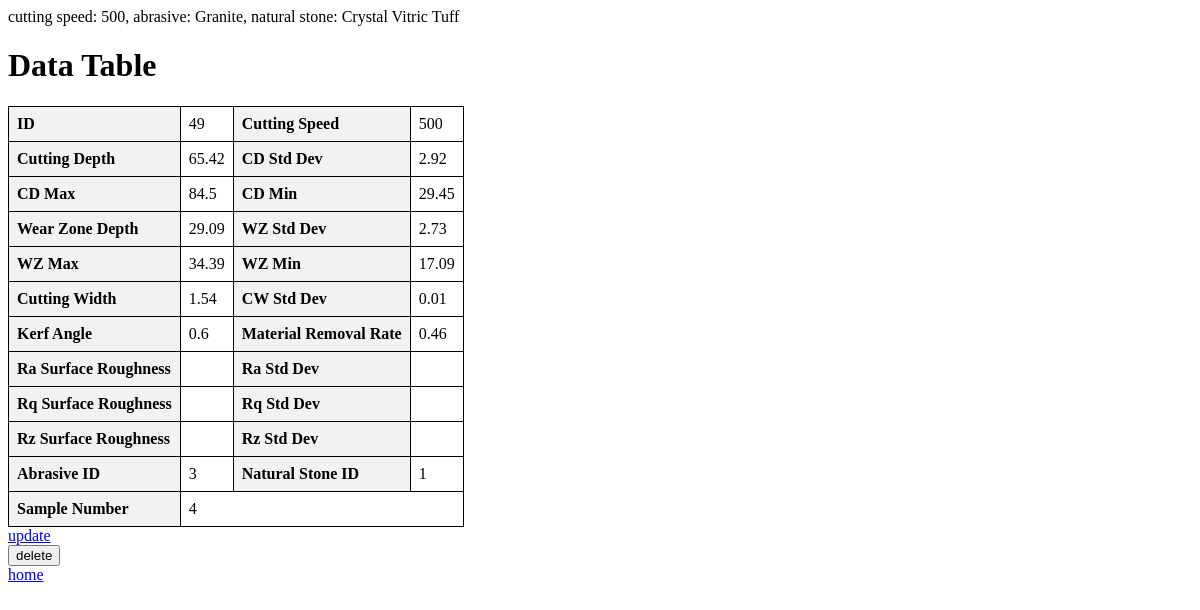
The page /cut/cutting-data/49/ on the database its author committed.
### cutting_performance/models.py (models this page shows)
class CuttingData(models.Model):
    sample_number = models.IntegerField(null=True, blank=True)
    cutting_speed = models.IntegerField(null=True, blank=True)
    natural_stone = models.ForeignKey(NaturalStone, on_delete=models.CASCADE)
    abrasive = models.ForeignKey(Abrasive, on_delete=models.CASCADE)
    cutting_depth = models.FloatField(null=True, blank=True)
    cd_stddev = models.FloatField(null=True, blank=True)
    cd_max = models.FloatField(null=True, blank=True)
    cd_min = models.FloatField(null=True, blank=True)
    wear_zone_depth = models.FloatField(null=True, blank=True)
    wz_stddev = models.FloatField(null=True, blank=True)
    wz_max = models.FloatField(null=True, blank=True)
    wz_min = models.FloatField(null=True, blank=True)
    cutting_width = models.FloatField(null=True, blank=True)
    cw_stddev = models.FloatField(null=True, blank=True)
    kerf_angle = models.FloatField(null=True, blank=True)
    material_removal_rate = models.FloatField(null=True, blank=True)
    Ra_surface_roughness = models.FloatField(null=True, blank=True)
    Ra_stddev = models.FloatField(null=True, blank=True)
    Rq_surface_roughness = models.FloatField(null=True, blank=True)
    Rq_stddev = models.FloatField(null=True, blank=True)
    Rz_surface_roughness = models.FloatField(null=True, blank=True)
    Rz_stddev = models.FloatField(null=True, blank=True)
    def __str__(self):
        return f"cutting speed: {self.cutting_speed}, abrasive: {self.abrasive}, natural stone: {self.natural_stone}"

class Abrasive(models.Model):
    abrasive = models.CharField(max_length=32)
    density = models.FloatField(null=True, blank=True)
    hardness_mohs = models.FloatField(null=True, blank=True)
    def __str__(self):
        return self.abrasive

class NaturalStone(models.Model):
    stone = models.CharField(max_length=32)
    water_absorbance = models.FloatField(null=True, blank=True)
    effective_water_absorbance = models.FloatField(null=True, blank=True)
    natural_water_content = models.FloatField(null=True, blank=True)
    degree_of_saturation = models.FloatField(null=True, blank=True)
    dry_density = models.FloatField(null=True, blank=True)
    saturated_density = models.FloatField(null=True, blank=True)
    natural_density = models.FloatField(null=True, blank=True)
    mineral_grain_density = models.FloatField(null=True, blank=True)
    effective_porosity = models.FloatField(null=True, blank=True)
    total_porosity = models.FloatField(null=True, blank=True)
    void_ratio = models.FloatField(null=True, blank=True)
    ucs = models.FloatField(null=True, blank=True)
    its = models.FloatField(null=True, blank=True)
    plt = models.FloatField(null=True, blank=True)
    bohme = models.FloatField(null=True, blank=True)
    schmidt = models.FloatField(null=True, blank=True)
    ultrasonic_wave = models.FloatField(null=True, blank=True)
    def __str__(self):
        return self.stone

### cutting_performance/views.py (the view)
# urls.py: path("cutting-data/<int:pk>/", CuttingDataDetail.as_view(), name="cutting-data-detail"),
class CuttingDataDetail(DetailView):
    model = CuttingData
    template_name = "cutting_performance/detail.html"
    def get_context_data(self, **kwargs):
        context = super().get_context_data(**kwargs)
        context['type'] = 'cutting-data'
        return context

### templates/cutting_performance/detail.html (shortened to what this page needs)
<!DOCTYPE html>
<html>
<head>
</head>
<body>
{{ object }}
<br>
{% if type == 'stone' %}
<a href='{% url "cut:stone-update" object.pk %}'>update</a>
<form action='{% url "cut:stone-delete" object.pk %}' method="post">
    {% csrf_token %}
    <button type="submit">delete</button>
</form>
{% elif type == 'abrasive' %}
<a href='{% url "cut:abrasive-update" object.pk %}'>update</a>
<form action='{% url "cut:abrasive-delete" object.pk %}' method="post">
    {% csrf_token %}
    <button type="submit">delete</button>
</form>
{% elif type == 'cutting-data' %}
<h1>Data Table</h1>
<table>
    <tbody>
        <tr>
            <th>ID</th>
            <td>{{ object.id }}</td>
            <th>Cutting Speed</th>
            <td>{{ object.cutting_speed }}</td>
        </tr>
        <tr>
            <th>Cutting Depth</th>
            <td>{{ object.cutting_depth }}</td>
            <th>CD Std Dev</th>
            <td>{{ object.cd_stddev }}</td>
        </tr>
        <tr>
            <th>CD Max</th>
            <td>{{ object.cd_max }}</td>
            <th>CD Min</th>
            <td>{{ object.cd_min }}</td>
        </tr>
        <tr>
            <th>Wear Zone Depth</th>
            <td>{{ object.wear_zone_depth }}</td>
            <th>WZ Std Dev</th>
            <td>{{ object.wz_stddev }}</td>
        </tr>
        <tr>
            <th>WZ Max</th>
            <td>{{ object.wz_max }}</td>
            <th>WZ Min</th>
            <td>{{ object.wz_min }}</td>
        </tr>
        <tr>
            <th>Cutting Width</th>
            <td>{{ object.cutting_width }}</td>
            <th>CW Std Dev</th>
            <td>{{ object.cw_stddev }}</td>
        </tr>
        <tr>
            <th>Kerf Angle</th>
            <td>{{ object.kerf_angle }}</td>
            <th>Material Removal Rate</th>
            <td>{{ object.material_removal_rate }}</td>
        </tr>
        <tr>
            <th>Ra Surface Roughness</th>
            <td>{{ object.ra_surface_roughness }}</td>
            <th>Ra Std Dev</th>
            <td>{{ object.ra_stddev }}</td>
        </tr>
        <tr>
            <th>Rq Surface Roughness</th>
            <td>{{ object.rq_surface_roughness }}</td>
            <th>Rq Std Dev</th>
            <td>{{ object.rq_stddev }}</td>
        </tr>
        <tr>
            <th>Rz Surface Roughness</th>
            <td>{{ object.rz_surface_roughness }}</td>
            <th>Rz Std Dev</th>
            <td>{{ object.rz_stddev }}</td>
        </tr>
        <tr>
            <th>Abrasive ID</th>
            <td>{{ object.abrasive_id }}</td>
            <th>Natural Stone ID</th>
            <td>{{ object.natural_stone_id }}</td>
        </tr>
        <tr>
            <th>Sample Number</th>
            <td colspan="3">{{ object.sample_number }}</td>
        </tr>
    </tbody>
</table>
<a href='{% url "cut:cutting-data-update" object.pk %}'>update</a>
<form action='{% url "cut:cutting-data-delete" object.pk %}' method="post">
    <button type="submit">delete</button>
</form>
{% endif %}
<a href='{% url "cut:home" %}'>home</a>
</body>
</html>

### templates/cutting_performance/detail.html (style rules this page uses)
table { border-collapse: collapse; }
th, td { border: 1px solid black; padding: 8px; text-align: left; }
th { background-color: #f2f2f2; }

### rows shown on the page
CuttingData: cutting_speed+abrasive+natural_stone "cutting speed: 500, abrasive: Granite, natural stone: Crystal Vitric Tuff", id "49", cutting_speed "500", cutting_depth "65.42", cd_stddev "2.92", cd_max "84.5", cd_min "29.45", wear_zone_depth "29.09", wz_stddev "2.73", wz_max "34.39", wz_min "17.09", cutting_width "1.54", cw_stddev "0.01", kerf_angle "0.6", material_removal_rate "0.46", abrasive_id "3", natural_stone_id "1", sample_number "4"
